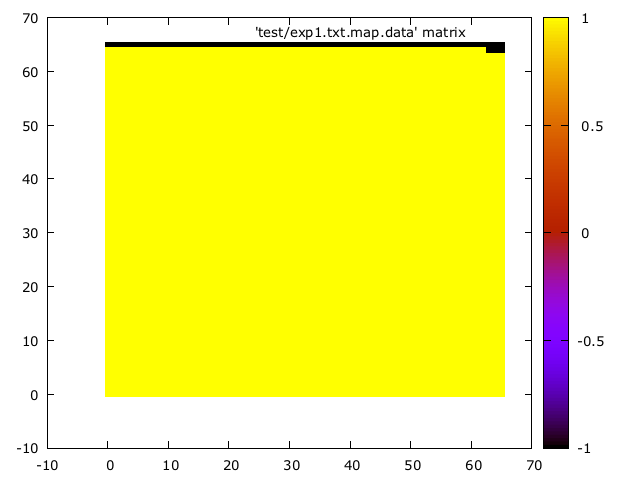

Write the gnuplot code that produced this figure.

set terminal pngcairo enhanced font 'Verdana,10'
set output 'test/exp1.txt.map.png'
plot 'test/exp1.txt.map.data' matrix with image
